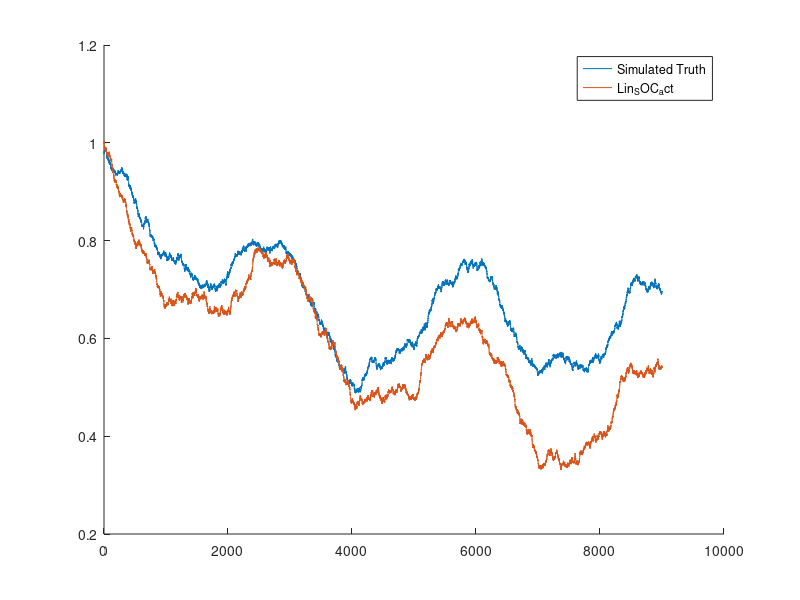
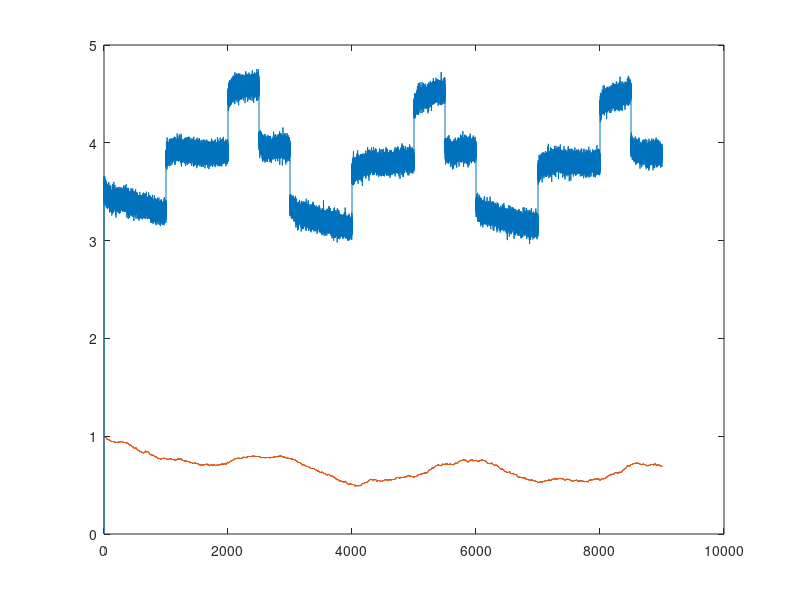

Source code (MATLAB) for these figures, in order:
%% Fifth Order Simulation Truth Generation Script: 


%%

%% Set Parameters: 

clear all 

%battery model parameters
Rc = 0.015;    %Ohms
Cc = 2400;     %F
Cbat = 5*3600;
alpha =0.65;   
R0 = 0.1;     %Ohms
Vocv0 = 3.435; %V

% R0 = R0*1.15;
% Rc = Rc*1.15;
% Cc = Cc*1.15;

R0 = R0*1.10;
Rc = Rc*1.10;



%tunning parameters
K = 1;         %gain
zeta = 0.707;  %damping ratio
wn = 10;      %natural frequency

%continuous time ss model
A = [-1/(Rc*Cc) 0; 0 0];
B = [1/Cc; -1/Cbat];
C = [-1 alpha];
D = -R0;


Tau1 = Cc*Rc; 

dt = .1; 

% System Dynamics

% Linear State Dynamics: Dual Polarity Model 

% Continuous Time Model: 
A_c = [0       0         ; ...
     0  (-1/(Rc*Cc))     ]; 
B_c = [(-1/Cbat); (1/Cc)]; 
C_c = [alpha -1 ];
D_c = [-R0]; 


Ad = [1      0        ; ...
     0 exp(-dt/Tau1) ]; 
Bd = [(-dt/Cbat); (Rc)*(1-exp(-dt/Tau1))]; 
Cd = C_c; 
Dd = D_c; 


% Load Battery Measurements 
load('OCV_table.mat')
load('OCV_slope_table.mat')
% load('IV_data_nonlinear.mat')
load('IV_data_linear.mat')


%% State/Output Simulation with Process/Measurement Noise (Truth) 

P(1) = 0;           % Covariance 
x1(1) = .98;          % SOC - Battery Fully Charged 
x2(1) = 0;          % Vc1
% x3(1) = 0;          % Vc2


for k = 2:1:length(t)
    
    x1(k) = Ad(1,1)*x1(k-1) + Bd(1,1)*I(k-1)+ normrnd(0,.00045); % soc
    x2(k) = Ad(2,2)*x2(k-1) + Bd(2,1)*I(k-1) +normrnd(0,.0002); % Vc1
%     x3(k) = Ad(3,3)*x3(k-1) + Bd(3,1)*I(k-1)+ normrnd(0,.0002); % Vc2
    
%     V_truth(k) = interp1(soc_intpts_OCV',OCV_intpts,x1(k-1)) - I(k-1)*R0 - x2(k-1)+ normrnd(0,.05);
    V_truth(k) = Vocv0 + alpha*x1(k) - I(k-1)*R0 - x2(k-1)+ normrnd(0,.05);

end 
%%
figure()
hold on 
plot(t,x1)
plot(t,SOC_act)
legend('Simulated Truth','Lin_SOC_act');

figure(); 
plot(t,V_truth)

%% NaN Determination for Preventing Interpolation Fuckups

% thing = isnan(V_truth);
thing = isnan(x1);
% thing = isnan(V);


counter =0; 
for k=1:length(t)
    if thing(k)==1
       display('yes') 
       
       counter = counter +1;
       
    end     
end 

counter



%% NAN Correction 

for u = 1:length(t)
    if thing(u) == 1
        V_truth(u)  = 0; 
        
    end
    
    
    
end 

%% FINAL SOC Correction: 

for O = 1:length(t)
    if SOC_act(O) >1
        SOC_act(O) = 1; 
        
    end 
    
    
end 




%% Relabel New truth Data

clear V SOC_act 

V = V_truth; 
SOC_act = x1;

V = V'; 
SOC_act = SOC_act'; 

%%

save('FirstOrderTruth_R010RC10_linear.mat','V','SOC_act','t','I'); 


%% 
hold on 
plot(t,SOC_act)